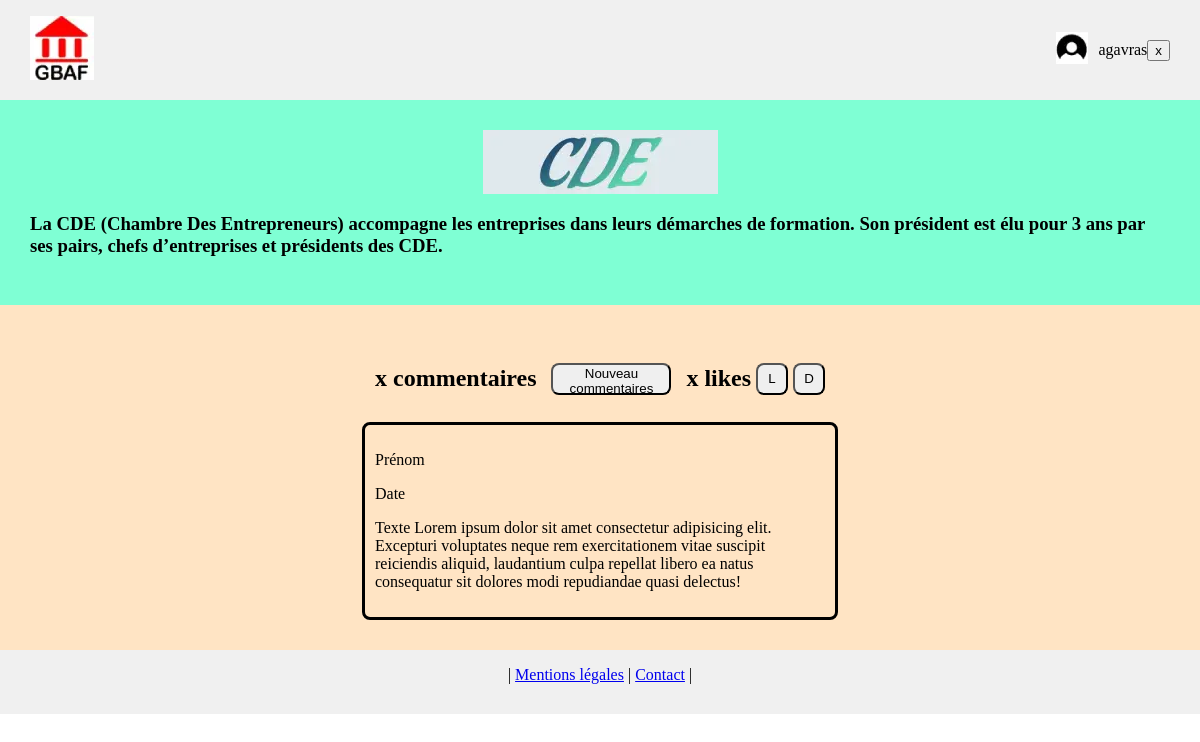
Screenshot of /acteur4.php (signed in) with the database file from the repository.
### tables this page shows
CREATE TABLE IF NOT EXISTS `acteur` (
  `id_acteur` int NOT NULL AUTO_INCREMENT,
  `acteur` text NOT NULL,
  `description` text NOT NULL,
  `logo` text NOT NULL,
  PRIMARY KEY (`id_acteur`)
);

### acteur4.php (the view, shortened to what this page needs)
<?php
try
{
    $bdd = new PDO('mysql:host=localhost;dbname=gbafpdo;charset=utf8', 'root', '2421lw21PHP');
}
catch(Exception $e)
{
        die('Erreur : '.$e->getMessage());
}
$sth = $bdd->prepare("SELECT description FROM acteur where id_acteur=4");
$sth->execute();
$desc4 = $sth->fetch();
    $sth = $bdd->prepare("SELECT logo FROM acteur where id_acteur=4");
    $sth->execute();
    $img4 = $sth->fetch();
?>
<!DOCTYPE html>
<html lang="fr">
<head>
    <link rel="stylesheet" href="./assets/css/style.css">
</head>
<body>
    <header>
        <div id="cadreLogoGBAF">
            <a href="./accueil.php">
                <img src="./assets/img/gbaf.webp" alt="logo gbaf">
            </a>
        </div>
        <div id="cadreIdUtilisateur">
            <a href="./parametresDuCompte.php">
                <img src="./assets/img/user.webp" alt="icon utilisateur">
            </a>
            <p><?php echo $_SESSION["username"]; ?></p>
            <a href="./logout.php">
                <button>x</button>
            </a>
        </div>
    </header>
    <section id="presentationActeur">
        <?php echo '<img src="./assets/img/'.$img4[0].'" alt="logo partenaire">' ?>
        <h3><?php echo $desc4[0] ?></h3>
    </section>
    <section id="commentairesActeur">
        <div id="div1Commentaires">
            <h2>x commentaires</h2>
            <button id="btnNouveauCommentaire">Nouveau commentaires</button>
            <h2>x likes</h2>
            <button id="btnLike">L</button>
            <button id="btnDislike">D</button>
        </div>
        <div id="commentairesPHP">
            <p>Prénom</p>
            <p>Date</p>
            <p>Texte Lorem ipsum dolor sit amet consectetur adipisicing elit. Excepturi voluptates neque rem
                exercitationem vitae suscipit reiciendis aliquid, laudantium culpa repellat libero ea natus consequatur
                sit dolores modi repudiandae quasi delectus!</p>
        </div>
    </section>
    <footer>
        <p> | <a href="http://">Mentions légales</a> | <a href="http://">Contact</a> | </p>
    </footer>
</body>
</html>

### assets/css/style.css (style rules this page uses)
html body { margin: 0; padding: 0; }
header { background-color: rgb(240, 240, 240); width: auto; height: 100px; display: flex; justify-content: space-between; padding-top: 0px; padding-bottom: 0px; padding-left: 30px; padding-right: 30px; }
#cadreLogoGBAF { display: flex; align-items: center; }
#cadreIdUtilisateur { display: flex; align-items: center; }
#cadreIdUtilisateur img { padding-right: 10px; }
footer { background-color: rgb(240, 240, 240); width: 100%; height: 64px; display: flex; justify-content: center; }
#presentationActeur { background-color: aquamarine; padding: 30px; display: flex; flex-flow: column; width: auto; }
#presentationActeur img { align-self: center; }
#commentairesActeur { background-color: bisque; padding: 30px; display: flex; flex-flow: column; align-items: center; justify-content: center; width: auto; }
#div1Commentaires { width: 450px; display: flex; justify-content: space-between; align-items: center; padding: 10px; }
#div1Commentaires button { border-radius: 8px; }
#btnNouveauCommentaire { height: 32px; width: 120px; margin: 10px; }
#btnLike { height: 32px; width: 32px; }
#btnDislike { height: 32px; width: 32px; }
#commentairesPHP { width: 450px; padding: 10px; border-radius: 8px; border-style: solid; }

### rows the page displays
acteur: logo (picture), description "La CDE (Chambre Des Entrepreneurs) accompagne les entreprises dans leurs démarches de formation. Son président est élu pour 3 ans par ses pairs, chefs d’entreprises et présidents des CDE."

### other values shown
$_SESSION["username"] "agavras"
